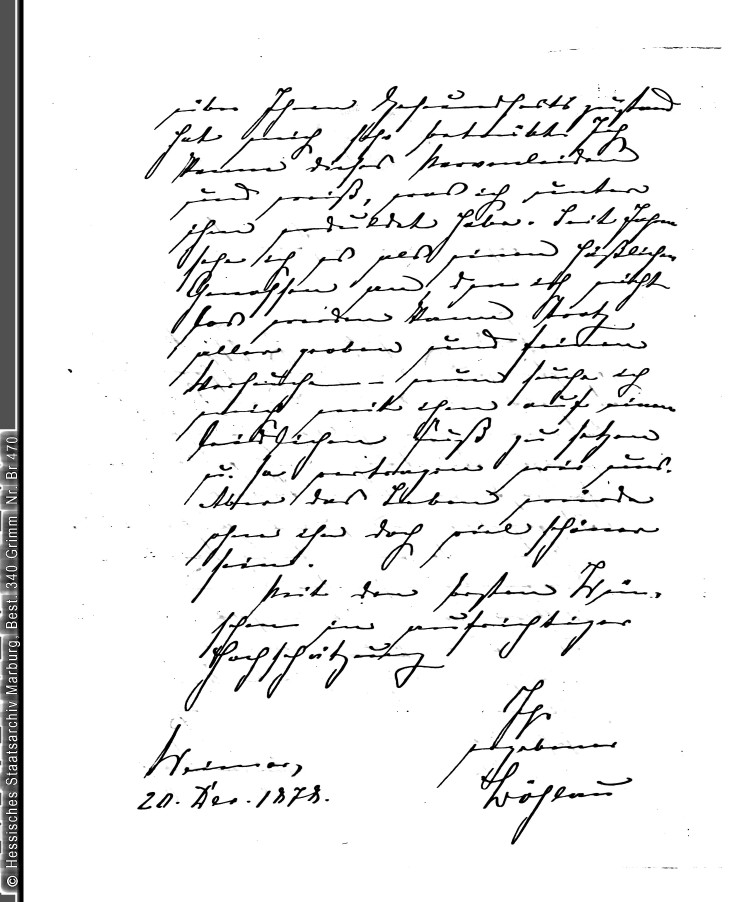
//> input picture Examples/ICDAR17_Baseline_Contest/Corpus/00000004-1.jpg, 2944 x 3605 px, given in place of , which was not available (shown at 1/4 size)
$ ./imageLocalExtrema ../../Examples/ICDAR17_Baseline_Contest/Corpus/00000004-1.jpg   (built with g++ and OpenCV 4)
//> lines starting //> are read from the running program, lines starting //| are printed output that depends on the picture; after the words box and inside, x2 and y2 are one past the last pixel; in counts of white or black regions, pixels touching at a corner belong together; pictures that were not available may be replaced by others from this repository, and a replacement may not be noted
// compile: g++ -o adjustParam adjustParam.cc   -lopencv_imgproc -lopencv_core -lopencv_highguiq

#include <iostream>
#include <fstream>
#include <stdio.h>
#include <stdlib.h>
#include <unistd.h>
//#include <opencv2/opencv.hpp>
#include "/usr/include/opencv4/opencv2/opencv.hpp"

using namespace cv;
using namespace std;


class LocalMinima{

public:
  Mat img;
  int window;
  int kernel_size;
  int pTallMin;
  bool verbosity;
  //static const int max_thresh = 400;
  LocalMinima(String inFilename,int window,int pTallMin, int kernel_size, bool verbosity);
  void preprocessing(Mat & img);
  void getMinimaPoints();
  void getMinimaPoints(Mat & aux);
  void pintaPunts(Mat &);
  Mat pintaPuntsEnContorns(Mat & img_gray);
  void writeMinimaToFile(String inFileName);
private:
  vector<Point> selected_min;
  vector<Point> * purge(vector<Point> &points);
  bool exterior(Point p, bool isUp);
  void findMinInContours (vector<Point> & points);
};

//-----------------------------------------------------------
//-----------------------------------------------------------
// [22 lines left out: functions callback, usage, not called in this run]
//-----------------------------------------------------------
int main( int argc, char** argv ) {
  string inFileName,outFileName;

  int option, window=30, kernel_size=4 ;
  unsigned int pTallMin=20;
  bool verbosity=false;
  bool graphicalMode=false;

 if(argc == 1){
    usage(argv[0]);
    return -1;
  }
  while ((option=getopt(argc,argv,"h:i:o:t:w:k:gv"))!=-1)
    switch (option)  {
    case 'i':
      inFileName = optarg;
      break;
    case 'o':
      outFileName = optarg;
      break;
    case 't':
      pTallMin=atoi(optarg);
      break;
    case 'w':
      window=atoi(optarg);
      break;
    case 'k':
      kernel_size=atoi(optarg);
      if (kernel_size < 2) kernel_size=2;
      break;
    case 'g':
      graphicalMode=true;
      break;
    case 'v':
      verbosity=true;
      break;
    case 'h':
    default:
      usage(argv[0]);
      exit(1);
    }

  LocalMinima loc(inFileName, window, pTallMin, kernel_size, verbosity);

  if (graphicalMode){

    const char* main_window = "Minima control";
    namedWindow(main_window, WINDOW_GUI_EXPANDED);
    resizeWindow(main_window, 1600,1200);

    createTrackbar("win context:", main_window, &(loc.window), 100, callback, &loc);
    createTrackbar( "Boud size context:", main_window, &(loc.pTallMin), 300, callback, &loc);
    createTrackbar( "Erosion kernel size:", main_window, &(loc.kernel_size), 100, callback,  &loc);
    setTrackbarPos( "Erosion kernel size:",main_window ,kernel_size );


    imshow(main_window, loc.img);

    const char ESC = (char)27;
    char k;
    do
      k=waitKey(0);
    while (k != ESC);

    //ara sobre la imatge original
    loc.preprocessing(loc.img);
    loc.getMinimaPoints();

    if (outFileName.size() > 0){
      loc.writeMinimaToFile(outFileName);
    }

    cout << "context_win = " << loc.window << " prunning size = " << loc.pTallMin << " kernel size = " << loc.kernel_size << endl;
  } else {
    // cout << "context_win = " << loc.window << " prunning size = " << loc.pTallMin << " kernel size = " << loc.kernel_size << endl;

     loc.preprocessing(loc.img);
     loc.getMinimaPoints();

     if (outFileName.size() == 0){
       // output files
       int pos = inFileName.find_last_of(".");
       string minFileName = inFileName.substr(0,pos)+".min";
       loc.writeMinimaToFile(minFileName);
     }else
       loc.writeMinimaToFile(outFileName);
  }

  return(0);
}


//-------------------------------------------------------------
LocalMinima::LocalMinima(String inFileName,int window=10,int pTallMin=30, int kernel_size=5, bool verbosity=false ){
//> called with inFileName = "", window = 30, pTallMin = 20, kernel_size = 4, verbosity = false
  this->window = window;
  this->pTallMin=pTallMin;
  this->kernel_size = kernel_size;
  this->verbosity = verbosity;

  img=imread( inFileName.c_str(), IMREAD_GRAYSCALE );
//> img is the input picture: 3605 rows x 2944 cols, CV_8UC1; min 0, max 255, mean 236.2
  if (!img.data) {
    cerr << "ERROR reading the image file "<< inFileName<< endl;
    exit(-1);
  }


  threshold(img, img, 0, 255, THRESH_BINARY | THRESH_OTSU);

  //dilatacio vertical
  Mat kernel_v = getStructuringElement( MORPH_RECT,  Size(3,1),  Point(1, 0 ) );
  erode(img, img, kernel_v);
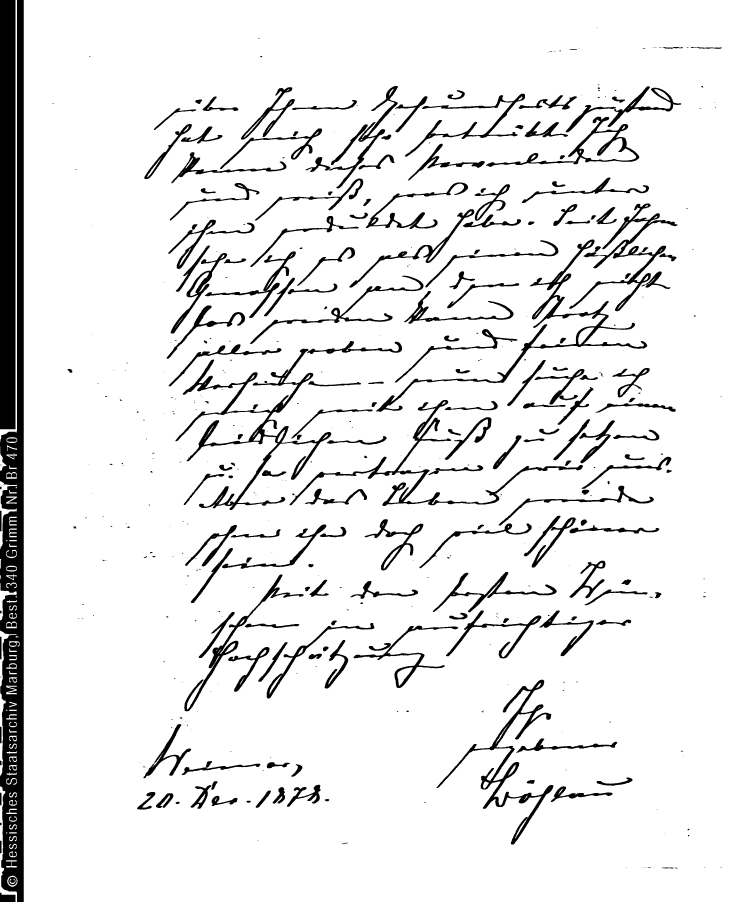
//> img: 3605 rows x 2944 cols, CV_8UC1 (shown at 1/4 size); 91.4% white; 475 black regions (206 under 20 px), largest, box (x1, y1, x2, y2) and area: (0, 0, 95, 3605) 183915, (0, 0, 62, 1717) 106454, (702, 1395, 1325, 2040) 41354

 }

//-------------------------------------------------------------
void LocalMinima::preprocessing(Mat & img_gray){
  //threshold(img_gray, img_gray, 0, 255, CV_THRESH_BINARY | CV_THRESH_OTSU);
  if (kernel_size == 0)
    kernel_size=1;

  Mat kernel = getStructuringElement( MORPH_RECT,  Size(abs(kernel_size),1),  Point(abs(kernel_size/2),0 ) );

   dilate(img_gray, img_gray, kernel); //como la imagen está invertida, esto es una erosión
   //erode(img_gray,img_gray,kernel);

   GaussianBlur(img_gray, img_gray, Size( 5, 5 ),3,3);

   threshold(img_gray, img_gray, 0, 255, THRESH_BINARY | THRESH_OTSU);
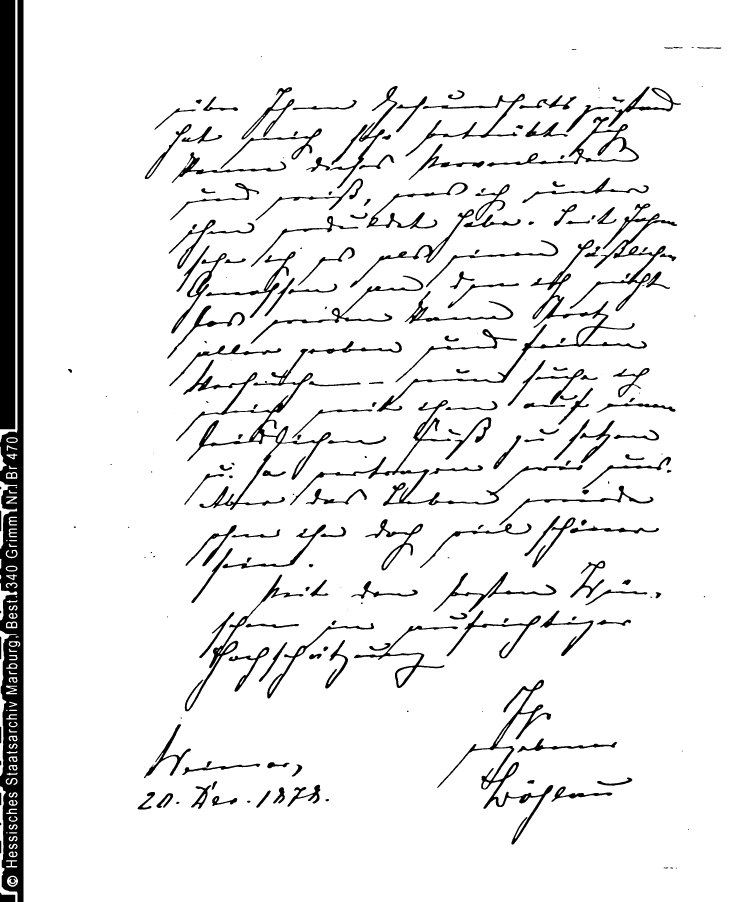
//> img_gray: 3605 rows x 2944 cols, CV_8UC1 (shown at 1/4 size); 92.3% white; 268 black regions (33 under 20 px)

}
//-------------------------------------------------------------
void LocalMinima::getMinimaPoints(){
  Mat img_gray = img.clone();
  getMinimaPoints(img_gray);
}
//-------------------------------------------------------------
void LocalMinima::getMinimaPoints(Mat & img_aux){
  selected_min.clear();

  // obtain contours
  vector<vector<Point> > contours(0);
  vector<Vec4i> hierarchy(0);


  findContours(img_aux, contours, hierarchy, RETR_CCOMP, CHAIN_APPROX_NONE);
//> contours = 433 contours, 48 with area under 20; largest, box (x1, y1, x2, y2) and area: (94, 0, 2944, 3605) 10267796, (703, 1394, 1325, 2041) 41432, (1506, 957, 2589, 1648) 31872, (1946, 466, 2557, 668) 29485, (1747, 2718, 2214, 3379) 27123


  for (unsigned int c=0; c < contours.size(); c++)
    if (contours[c].size() > pTallMin && hierarchy[c][3] != -1  )  //hierarchy[c][3] != -1 -> no parents
      findMinInContours (contours[c]);
//> after the loop, contours = 433 contours, 76 with area under 20; largest, box (x1, y1, x2, y2) and area: (94, 0, 2944, 3605) 10267796, (1506, 957, 2589, 1648) 100004, (1747, 2718, 2214, 3379) 45652, (738, 2297, 1215, 2846) 36954, (1159, 1599, 2332, 2025) 35850


  if (verbosity){
    Mat image(img_aux.size(),CV_8U,cv::Scalar(255));
    for (unsigned int c=0; c < contours.size(); c++){
      vector<Point> * purged = purge(contours[c]);
      for (unsigned int c=0; c < purged->size(); c++){
    	image.at<uchar>((*purged)[c].y, (*purged)[c].x)=0;
      }
    }

    // for (unsigned int c=0; c < selected_min.size(); c++){
    //         image.at<uchar>(selected_min[c].y, selected_min[c].x)=0;
    // }


    imwrite("contours.jpg", image);
  }

}
//-----------------------------------------------------------
void LocalMinima::findMinInContours (vector<Point> & points){


  vector<Point> * purged = purge(points);

  for ( int p=0; p<purged->size(); p++ ) {
    bool  min=true, context=false;

     for (int j = 0; j < purged->size(); j++)
      if (abs((*purged)[j].x - (*purged)[p].x) <= window/2 && abs((*purged)[j].y - (*purged)[p].y) <= window){
  	  context=true;
  	  if ((*purged)[j].y > (*purged)[p].y){
  	    min=false;
	    break;
	  }
  	}


    if (context && min) // && contPuntsDinsWin>=MinNumPuntsInWin)
       if(exterior((*purged)[p], false))
  	 selected_min.push_back((*purged)[p]);

  }

  delete(purged);

}


//-----------------------------------------------------------


//per al sort
bool compare_pointsX(Point a, Point b){
  return a.x < b.x;
}
//-----------------------------------------------------------
vector<Point> * LocalMinima::purge(vector<Point> &points){

  vector<Point>::iterator it = points.begin();
  //llevem duplicats
   std::sort(points.begin(), points.end(), compare_pointsX);
   it = points.begin();
   while(it != points.end()){
     if ((*it).y == (*(it+1)).y && (*it).x == (*(it+1)).x) {
      points.erase(it);
    }else{
      it++;
    }
  }

  //creem un multimap per trobar tots el punts amb una 'y' determinada
  multimap<int,int> map;
  it = points.begin();

  int y_max=0, y_min=INT_MAX;
  while(it != points.end()){
    map.insert (pair<int,int>((*it).y, (*it).x));
    if ((*it).y > y_max) y_max=(*it).y;
    if ((*it).y < y_min) y_min=(*it).y;
    it++;
  }


  vector<Point> * aDevolver = new vector<Point> ();

  //for (int row=0; row< image.rows; row++){
  for (int row=y_min; row<=y_max; row++){
    pair <multimap<int,int>::iterator, multimap<int,int>::iterator> ret;
    ret = map.equal_range(row);
    int numPoints=map.count(row);

    if (numPoints > 1){
      vector<Point> rep;

      //convertim ret (y iguals a row) a un vector (rep)
      for (multimap<int,int>::iterator it2=ret.first; it2!=ret.second; ++it2){
	rep.push_back(Point(it2->second, it2->first));
      }

      //cada altura (y) ordenat per columna (x)
      std::sort(rep.begin(), rep.end(), compare_pointsX);

      //punts consecutius a la mateixa altura -> deixem el del mig
      it = rep.begin();
      int contPoints=0;
      while(contPoints < numPoints){
	int cont =1;
	while (cont <= numPoints && (*(it+cont-1)).x == (*(it+cont)).x-1){
	  cont++;
	  contPoints++;
	}
	//seleccionats.insert (Point((*it).x + (cont)/2,(*it).y));
	aDevolver->push_back(Point((*it).x + (cont)/2,(*it).y));

	if (cont == 1)
	  it++;
	else
	  it+=(cont);

	contPoints++;
      }
    } else if ( numPoints == 1){
      aDevolver->push_back(Point(ret.first->second, row));
    }
  }

  return aDevolver;
}

//-----------------------------------------------------------
bool LocalMinima::exterior(Point p, bool isUp){
  float cont_down=0,cont_up=0;

  for (int y=p.y; y<img.rows && y<p.y+5; y++)
    cont_down+= img.at<uchar>(y,p.x);

  for (int y=p.y; y>0 && y>p.y-5; y--)
    cont_up+= img.at<uchar>(y,p.x);


  if (isUp) return cont_up > cont_down;
  else return cont_up < cont_down;


}

//-------------------------------------------------------------
// [32 lines left out: functions pintaPunts, pintaPuntsEnContorns, not called in this run]


//-------------------------------------------------------------
void LocalMinima::writeMinimaToFile(String outFileName){
//> called with outFileName = ".min"
  ofstream minFile;

  std::sort(selected_min.begin(), selected_min.end(), compare_pointsX);
  minFile.open(outFileName.c_str());

  if (!minFile){
    cerr << "Error creating "<< outFileName << endl;
    exit (-1);
  }

  // writing head min points file
  minFile << "# Number and class of extrema points" << endl;
  minFile << selected_min.size() << " ";
  minFile << "Min" << endl;
  minFile << "# Points" << endl;

  // writing min points
  sort(selected_min.begin(), selected_min.end(), compare_pointsX);
  for(unsigned int i=0;i<selected_min.size();i++)
    minFile << selected_min[i].x << " " << selected_min[i].y << endl;

  // clossing files
  minFile.close();
}

$ run again, on Examples/ICDAR17_Baseline_Contest/Corpus/00000005-5.jpg
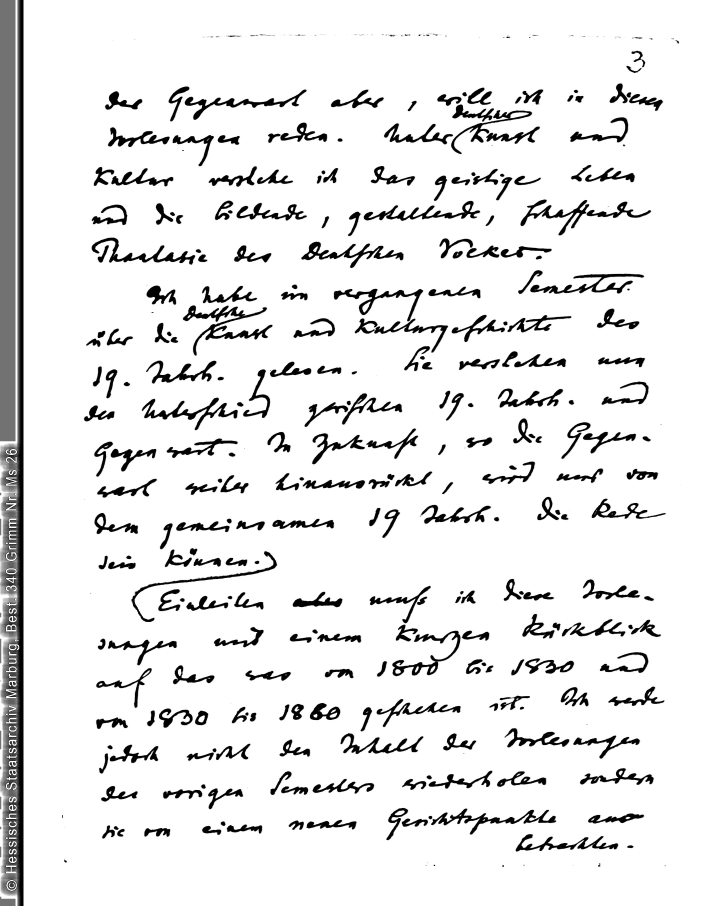
//> input picture Examples/ICDAR17_Baseline_Contest/Corpus/00000005-5.jpg, 2886 x 3622 px, given in place of , which was not available (shown at 1/4 size)
//> in LocalMinima, img is the input picture: 3622 rows x 2886 cols, CV_8UC1; min 0, max 255, mean 232.4
//> in LocalMinima, `erode(img, img, kernel_v);`:
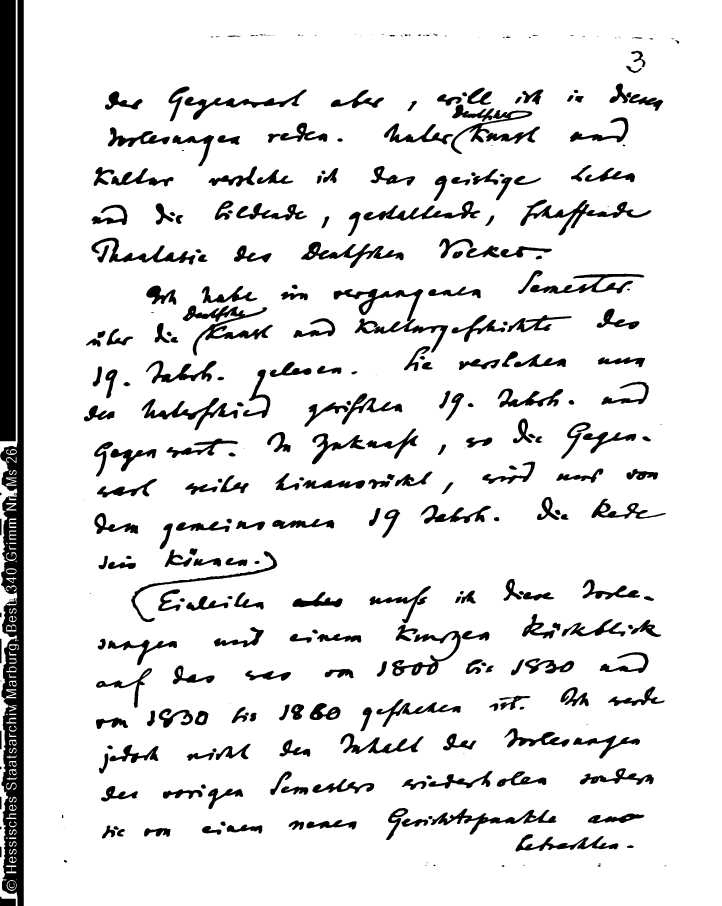
//> img: 3622 rows x 2886 cols, CV_8UC1 (shown at 1/4 size); 89.6% white; 380 black regions (53 under 20 px), largest, box (x1, y1, x2, y2) and area: (1, 0, 95, 3622) 163167, (0, 0, 63, 1765) 111195, (731, 1222, 1091, 1422) 16601
//> in preprocessing, `threshold(img_gray, img_gray, 0, 255, THRESH_BINARY | THRESH_OTSU);`:
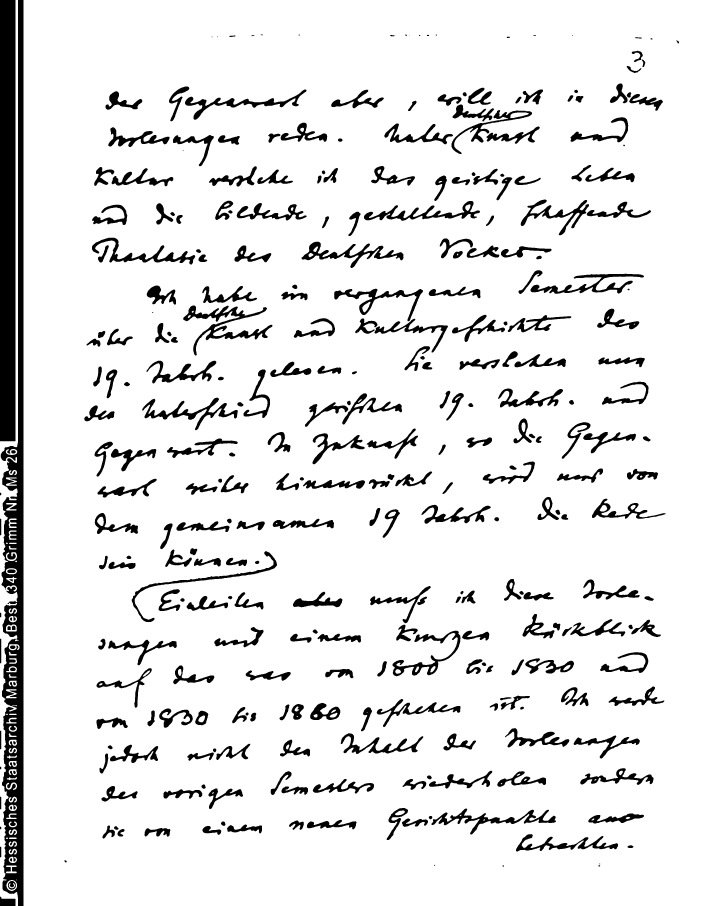
//> img_gray: 3622 rows x 2886 cols, CV_8UC1 (shown at 1/4 size); 90.6% white; 330 black regions (14 under 20 px)
//> in getMinimaPoints, `findContours(img_aux, contours, hierarchy, RETR_CCOMP, CHAIN_APPROX_NO..`: contours = 436 contours, 22 with area under 20; largest, box (x1, y1, x2, y2) and area: (94, 0, 2886, 3622) 10106211, (0, 0, 74, 3622) 52960, (732, 1221, 1091, 1423) 16152, (1205, 966, 1615, 1073) 11529, (1725, 3233, 2225, 3339) 11440
//> after the loop in getMinimaPoints, `for (unsigned int c=0; c < contours.size(); c++)`: contours = 436 contours, 85 with area under 20; largest, box (x1, y1, x2, y2) and area: (94, 0, 2886, 3622) 10106211, (0, 0, 74, 3622) 52960, (739, 357, 1227, 480) 12438, (1362, 2932, 1694, 3017) 8786, (1249, 1732, 1460, 1858) 8686
